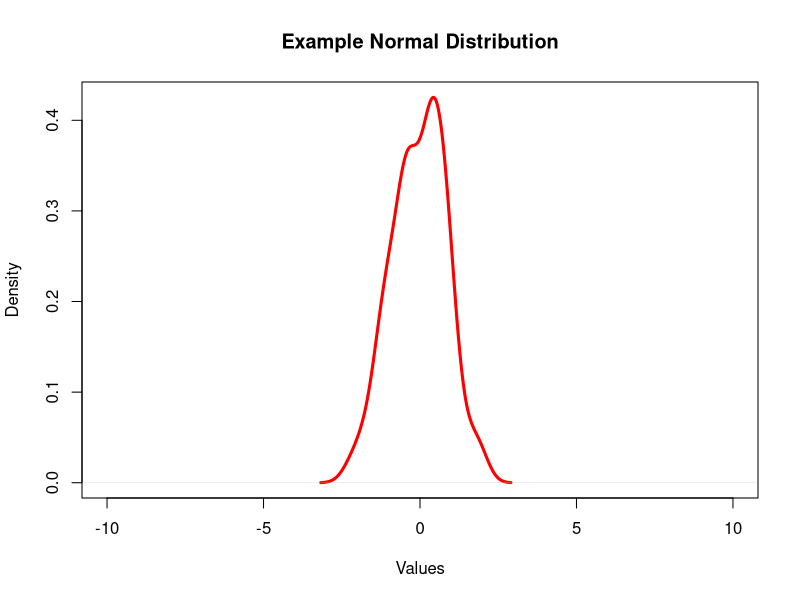

The R source for this figure:
## ---- chunk 1
x <- rnorm(n = 100, mean = 0, sd = 1)
plot(density(x), main = "Example Normal Distribution", xlab = "Values",
     xlim = c(-10, 10), lwd = 3, col = "red")
